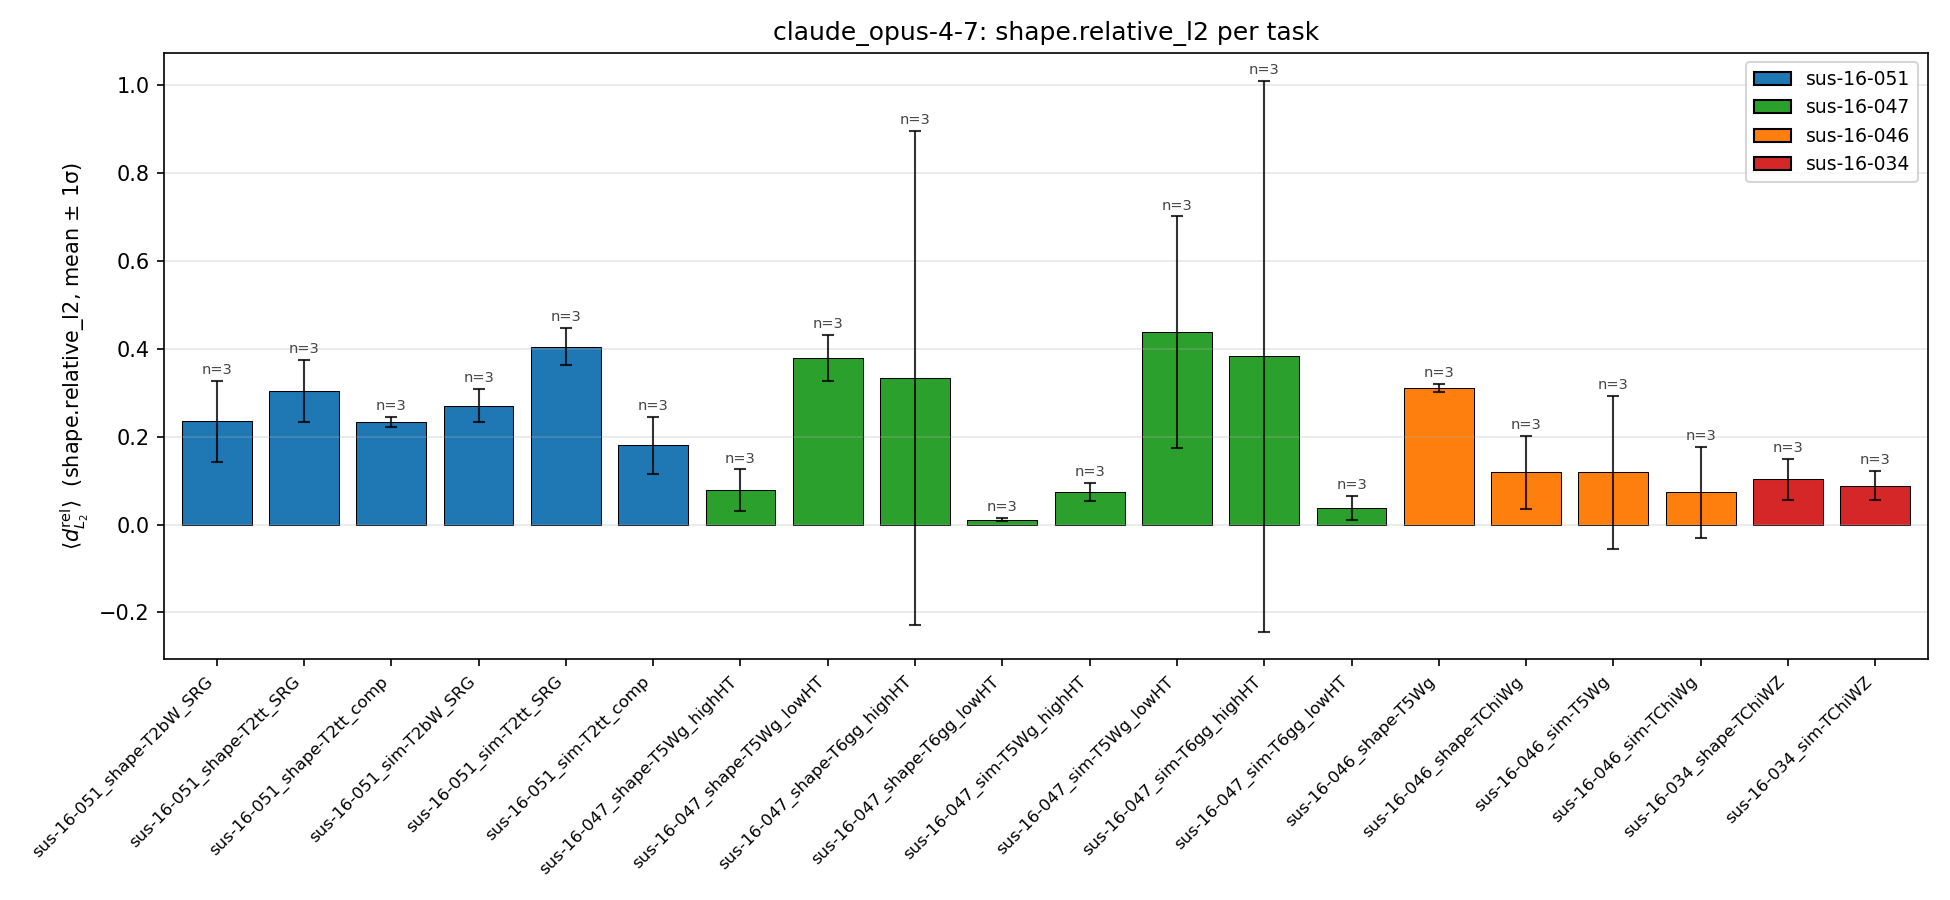

Generate this figure with Python:
#!/usr/bin/env python3
"""Bar plot of mean ± 1σ relative_l2 per task, across replicate runs.

x-axis: task IDs ordered by paper (051, 047, 046, 034 by default).
y-axis: mean over <vendor>/run-N/ replicates of `shape.relative_l2`.
Error bar: 1σ standard deviation across replicates.

Usage:
    python -m utils.relative_l2_bar
    python -m utils.relative_l2_bar --runs-root /global/cfs/cdirs/m4539/ColliderBench --vendor claude_opus-4-7
    python -m utils.relative_l2_bar --metric normalization
"""

from __future__ import annotations

import argparse
import json
from collections import defaultdict
from pathlib import Path

import matplotlib.pyplot as plt
import numpy as np


# Paper-number prefix in the task_id determines color.
PAPER_ORDER_DEFAULT: list[str] = ["sus-16-051", "sus-16-047", "sus-16-046", "sus-16-034"]
PAPER_COLORS: dict[str, str] = {
    "sus-16-051": "#1f77b4",
    "sus-16-047": "#2ca02c",
    "sus-16-046": "#ff7f0e",
    "sus-16-034": "#d62728",
}


def collect(vendor_root: Path, metric_block: str) -> dict[str, list[float]]:
    """task_id → [relative_l2 across replicates]."""
    out: dict[str, list[float]] = defaultdict(list)
    for sj in vendor_root.rglob("eval/score.json"):
        try:
            s = json.loads(sj.read_text())
        except Exception:
            continue
        tid = s.get("task_id")
        if not tid:
            continue
        block = s.get(metric_block) or {}
        v = block.get("relative_l2")
        if v is None:
            continue
        out[tid].append(float(v))
    return out


def paper_of(task_id: str, paper_order: list[str]) -> str:
    for p in paper_order:
        if task_id.startswith(p):
            return p
    return ""


def main() -> None:
    repo_root = Path(__file__).resolve().parent.parent
    ap = argparse.ArgumentParser(description=__doc__)
    ap.add_argument(
        "--runs-root",
        type=Path,
        default=Path("/global/cfs/cdirs/m4539/ColliderBench"),
        help="Directory containing <vendor>/run-N/ subfolders.",
    )
    ap.add_argument("--vendor", default="claude_opus-4-7")
    ap.add_argument("--metric", choices=("shape", "normalization"), default="shape")
    ap.add_argument(
        "--paper-order",
        nargs="+",
        default=PAPER_ORDER_DEFAULT,
        help="Task-prefix ordering for the x-axis (default: 051 047 046 034).",
    )
    ap.add_argument(
        "--out",
        type=Path,
        default=repo_root / "utils" / "relative_l2_bar.png",
    )
    args = ap.parse_args()

    vendor_root = args.runs_root / args.vendor
    if not vendor_root.is_dir():
        raise SystemExit(f"vendor root not found: {vendor_root}")

    samples = collect(vendor_root, args.metric)
    if not samples:
        raise SystemExit(f"no '{args.metric}.relative_l2' values found under {vendor_root}")

    # Order: by paper-prefix order, then alphabetical within paper.
    rows = sorted(
        samples.items(),
        key=lambda kv: (
            args.paper_order.index(paper_of(kv[0], args.paper_order))
            if paper_of(kv[0], args.paper_order) in args.paper_order
            else len(args.paper_order),
            kv[0],
        ),
    )
    labels = [tid for tid, _ in rows]
    means = np.array([np.mean(v) for _, v in rows])
    stds = np.array([np.std(v, ddof=1) if len(v) > 1 else 0.0 for _, v in rows])
    counts = [len(v) for _, v in rows]
    colors = [PAPER_COLORS.get(paper_of(tid, args.paper_order), "gray") for tid in labels]

    fig, ax = plt.subplots(figsize=(max(10, 0.45 * len(labels) + 4), 6))
    x = np.arange(len(labels))
    ax.bar(
        x,
        means,
        yerr=stds,
        color=colors,
        edgecolor="black",
        linewidth=0.5,
        capsize=3,
        error_kw={"elinewidth": 1, "alpha": 0.8},
    )

    # n=K annotation above each bar
    for xi, m, s, n in zip(x, means, stds, counts, strict=False):
        ax.text(
            xi,
            m + s + 0.02 * means.max(),
            f"n={n}",
            ha="center",
            va="bottom",
            fontsize=7,
            color="#444",
        )

    ax.set_xticks(x)
    ax.set_xticklabels(labels, rotation=45, ha="right", fontsize=8)
    ax.set_ylabel(
        rf"$\langle d_{{L_2}}^\mathrm{{rel}} \rangle$  ({args.metric}.relative_l2, mean ± 1σ)"
    )
    ax.set_title(f"{args.vendor}: {args.metric}.relative_l2 per task")
    ax.grid(axis="y", alpha=0.3)
    ax.margins(x=0.01)

    # Legend showing paper colors
    handles = [
        plt.Rectangle((0, 0), 1, 1, color=PAPER_COLORS[p], ec="black")
        for p in args.paper_order
        if p in PAPER_COLORS
    ]
    legend_labels = [p for p in args.paper_order if p in PAPER_COLORS]
    ax.legend(handles, legend_labels, loc="upper right", fontsize=9, frameon=True)

    fig.tight_layout()
    fig.savefig(args.out, dpi=150)
    print(
        f"wrote {args.out}  ({len(labels)} tasks; n_replicates ranges {min(counts)}..{max(counts)})"
    )


if __name__ == "__main__":
    main()
